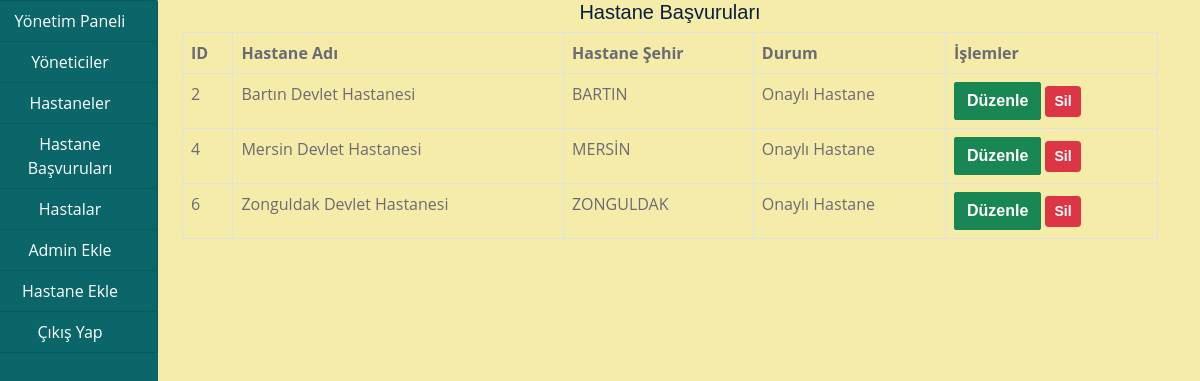
Page /admin/hastanelistele.php on the committed database.
### tables this page shows
CREATE TABLE `kullanici_hastane` (
  `id` int(11) NOT NULL,
  `hastane_adi` varchar(100) NOT NULL,
  `hastane_sifre` varchar(255) NOT NULL,
  `hastane_il` int(11) NOT NULL,
  `durum` varchar(100) NOT NULL
);

CREATE TABLE `il` (
  `il_id` int(11) NOT NULL,
  `il_adi` varchar(100) NOT NULL
);

### admin/hastanelistele.php (the view, shortened to what this page needs)
<?php
include ("../baglanti.php");
?>
<!DOCTYPE html>
<html lang="tr">
<head>
    <link href="assets/css/bootstrap.min.css" rel="stylesheet">
    <link href="assets/css/style.css" rel="stylesheet">
</head>
<body>
<div class="container-fluid">
    <div class="col-md-12">
        <div class="row">
            <div class="col-md-2" style="margin-left: -30px;">
                <?php include("menu.php"); ?>
            </div>
            <div class="col-md-10">
                <h5 class="text-center">Hastane Başvuruları</h5>
                <?php
                $hastane_sorgu = "
                SELECT kh.id, kh.hastane_adi, i.il_adi, kh.durum
                FROM kullanici_hastane kh
                JOIN il i ON kh.hastane_il = i.il_id
                WHERE kh.durum = 'Onaylı Hastane'";
                $hastane_sorgu_sonuc = mysqli_query($baglanti, $hastane_sorgu);
                echo "
                <table class='table table-bordered'>
                <thead>
                    <tr>
                        <th>ID</th>
                        <th>Hastane Adı</th>
                        <th>Hastane Şehir</th>
                        <th>Durum</th>
                        <th>İşlemler</th>
                    </tr>
                </thead>
                <tbody>
                ";
                if (mysqli_num_rows($hastane_sorgu_sonuc) < 1) {
                    echo "
                    <tr>
                        <td colspan='5' class='text-center'>Kayıtlı hastane bulunamadı.</td>
                    </tr>";
                } else {
                    while ($hastane_veri_getir = mysqli_fetch_assoc($hastane_sorgu_sonuc)) {
                        echo "
                        <tr>
                            <td>{$hastane_veri_getir['id']}</td>
                            <td>{$hastane_veri_getir['hastane_adi']}</td>
                            <td>{$hastane_veri_getir['il_adi']}</td>
                            <td>{$hastane_veri_getir['durum']}</td>
                            <td>
                                <a href='hastaneduzenle.php?id={$hastane_veri_getir['id']}'>
                                    <button class='btn btn-success'>Düzenle</button>
                                </a>
                                <a href='hastanesil.php?id={$hastane_veri_getir['id']}' onclick=\"return confirm('Bu hastaneyi silmek istediğinizden emin misiniz?');\">
                                    <button class='btn btn-danger btn-sm'>Sil</button>
                                </a>
                            </td>
                        </tr>
                        ";
                    }
                }
                echo "</tbody></table>";
                ?>
            </div>
        </div>
    </div>
</div>
</body>
</html>

### admin/menu.php (shortened to what this page needs)
<!DOCTYPE html>
<html lang="tr">
<head>
</head>
<body>
    <div class="list-group bg-primary" style="height: 90vh;">
        <a href="index.php" class="list-group-item list-group-item-action bg-primary text-center text-white">Yönetim Paneli</a>
        <a href="yonetici.php" class="list-group-item list-group-item-action bg-primary text-center text-white">Yöneticiler</a>
        <a href="hastanelistele.php" class="list-group-item list-group-item-action bg-primary text-center text-white">Hastaneler</a>
        <a href="hastanebasvuru.php" class="list-group-item list-group-item-action bg-primary text-center text-white">Hastane Başvuruları</a>
        <a href="hastalar.php" class="list-group-item list-group-item-action bg-primary text-center text-white">Hastalar</a>
        <a href="adminekle.php" class="list-group-item list-group-item-action bg-primary text-center text-white">Admin Ekle</a>
        <a href="hastaneekle.php" class="list-group-item list-group-item-action bg-primary text-center text-white">Hastane Ekle</a>
        <a href="cikisyap.php" class="list-group-item list-group-item-action bg-primary text-center text-white">Çıkış Yap</a>
    </div>
</body>
</html>

### admin/assets/css/style.css (style rules this page uses)
:root { --primary: #0B666A; --secondary: #F57E57; --light: #F6ECA9; --dark: #071952; }
h5, h6, .font-weight-medium { font-weight: 500 !important; }
.btn { font-family: 'Jost', sans-serif; font-weight: 600; transition: .5s; }

### rows in the picture
kullanici_hastane: id "2", hastane_adi "Bartın Devlet Hastanesi", hastane_il.il_adi "BARTIN", durum "Onaylı Hastane"
kullanici_hastane: id "4", hastane_adi "Mersin Devlet Hastanesi", hastane_il.il_adi "MERSİN", durum "Onaylı Hastane"
kullanici_hastane: id "6", hastane_adi "Zonguldak Devlet Hastanesi", hastane_il.il_adi "ZONGULDAK", durum "Onaylı Hastane"
